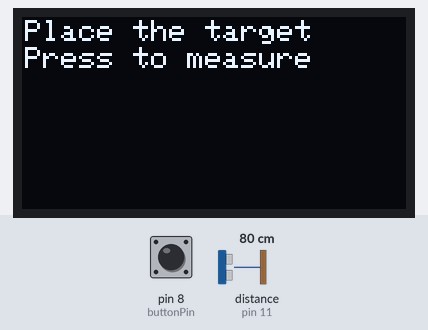
Recording of a sketch running on a simulated Arduino Uno, built with avr-gcc and run on an emulated ATmega328P. On the bench: 128×64 one-colour display. The test bench sets the inputs (shaded band); at power-on: pin 8 (buttonPin) HIGH, distance to the obstacle (sensor on pin 11) 80 cm. The echo pulse lasts 58.3 µs per cm; what the sketch prints to the serial monitor is not drawn.

Above: at 1.2 s.
1.3 s: pin 8 (buttonPin) pulled LOW for 0.15 s
At 2.3 s:
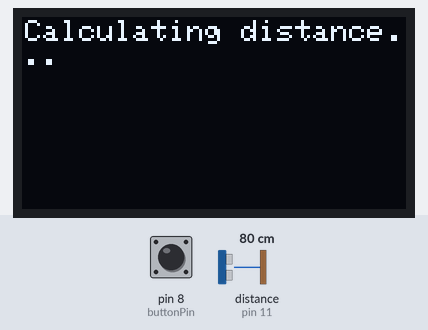
At 3.3 s:
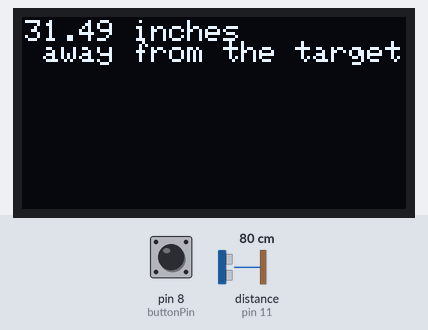
7.4 s: pin 8 (buttonPin) pulled LOW for 1 s
Timing chart, 0 to 10.4 s (numbered marks = the images above; inputs shaded):
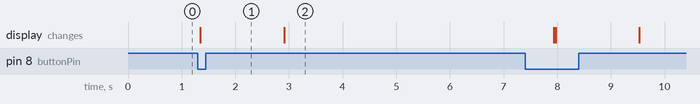

Measured:
- after the input at 1.3 s, the display: changes after 0.05 s (image 1)

The sketch:

HC_SR04_ultrasonic_sensor.ino
```cpp
#include <Adafruit_GFX.h>
#include <Adafruit_SSD1306.h>

#define SCREEN_WIDTH 128
#define SCREEN_HEIGHT 64
#define SCREEN_I2C_ADDRESS 0x3C
#define OLED_RESET_PIN -1

Adafruit_SSD1306 screen(SCREEN_WIDTH, SCREEN_HEIGHT, &Wire, OLED_RESET_PIN);
int buttonPin = 8;
int buttonState;
int trigPin = 12;
int echoPin = 11;
int pingTravelTime;
float pingTravelDistance;
float distanceToTarget;
float avg;
float sum = 0;

void setup() {
  Serial.begin(9600);
  pinMode(trigPin, OUTPUT);
  pinMode(echoPin, INPUT);
  pinMode(buttonPin, INPUT_PULLUP);
  screen.begin(SSD1306_SWITCHCAPVCC, SCREEN_I2C_ADDRESS);
  screen.clearDisplay();
  screen.setTextSize(1);
  screen.setTextColor(WHITE);
  screen.setCursor(1, 1);
}

void loop() {
  buttonState = digitalRead(buttonPin);
  screen.clearDisplay();
  if (buttonState == 0) {
    screen.setCursor(1,1);
    screen.print("Calculating distance...");
    screen.display();
    for (int i = 0; i < 50; i++) {
      digitalWrite(trigPin, LOW);
      delayMicroseconds(10);
      digitalWrite(trigPin, HIGH);
      delayMicroseconds(10);
      digitalWrite(trigPin, LOW);
      pingTravelTime = pulseIn(echoPin, HIGH);
      delay(25);
      pingTravelDistance = pingTravelTime * 0.0135039;
      distanceToTarget = pingTravelDistance / 2;
      Serial.println(distanceToTarget);
      sum += distanceToTarget;
    }
    screen.clearDisplay();
    Serial.println(sum);
    avg = sum / 50;
    screen.setTextSize(1);
    screen.setTextColor(WHITE);
    screen.setCursor(1, 1);
    screen.print(avg);
    screen.print(" inches");
    screen.setCursor(1, 8);
    screen.print(" away from the target");
    screen.display();
    delay(5000);
    sum = 0;
  }
    screen.clearDisplay();
    screen.setCursor(1, 1);
    screen.print("Place the target");
    screen.setCursor(1, 10);
    screen.print("Press to measure");
    screen.display();
}
```
